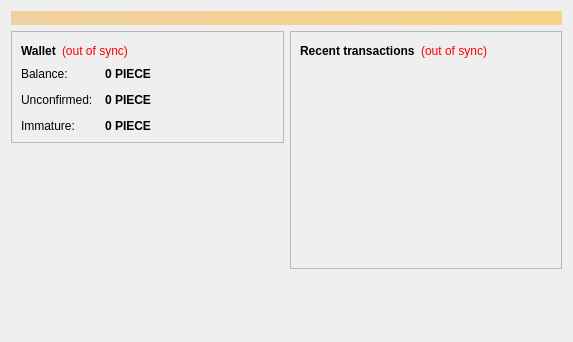
<?xml version="1.0" encoding="UTF-8"?>
<ui version="4.0">
 <class>OverviewPage</class>
 <widget class="QWidget" name="OverviewPage">
  <property name="geometry">
   <rect>
    <x>0</x>
    <y>0</y>
    <width>573</width>
    <height>342</height>
   </rect>
  </property>
  <property name="windowTitle">
   <string>Form</string>
  </property>
  <layout class="QVBoxLayout" name="topLayout">
   <item>
    <widget class="QLabel" name="labelAlerts">
     <property name="visible">
      <bool>false</bool>
     </property>
     <property name="styleSheet">
      <string notr="true">background-color: qlineargradient(x1: 0, y1: 0, x2: 1, y2: 0, stop:0 #F0D0A0, stop:1 #F8D488); color:#000000;</string>
     </property>
     <property name="wordWrap">
      <bool>true</bool>
     </property>
     <property name="margin">
      <number>3</number>
     </property>
    </widget>
   </item>
   <item>
    <layout class="QHBoxLayout" name="horizontalLayout" stretch="1,1">
     <item>
      <layout class="QVBoxLayout" name="verticalLayout_2">
       <item>
        <widget class="QFrame" name="frame">
         <property name="frameShape">
          <enum>QFrame::StyledPanel</enum>
         </property>
         <property name="frameShadow">
          <enum>QFrame::Raised</enum>
         </property>
         <layout class="QVBoxLayout" name="verticalLayout_4">
          <item>
           <layout class="QHBoxLayout" name="horizontalLayout_4">
            <item>
             <widget class="QLabel" name="label_5">
              <property name="font">
               <font>
                <weight>75</weight>
                <bold>true</bold>
               </font>
              </property>
              <property name="text">
               <string>Wallet</string>
              </property>
             </widget>
            </item>
            <item>
             <widget class="QLabel" name="labelWalletStatus">
              <property name="toolTip">
               <string>The displayed information may be out of date. Your wallet automatically synchronizes with the PieceOfPi network after a connection is established, but this process has not completed yet.</string>
              </property>
              <property name="styleSheet">
               <string notr="true">QLabel { color: red; }</string>
              </property>
              <property name="text">
               <string notr="true">(out of sync)</string>
              </property>
              <property name="alignment">
               <set>Qt::AlignLeading|Qt::AlignLeft|Qt::AlignVCenter</set>
              </property>
             </widget>
            </item>
            <item>
             <spacer name="horizontalSpacer_2">
              <property name="orientation">
               <enum>Qt::Horizontal</enum>
              </property>
              <property name="sizeHint" stdset="0">
               <size>
                <width>40</width>
                <height>20</height>
               </size>
              </property>
             </spacer>
            </item>
           </layout>
          </item>
          <item>
           <layout class="QFormLayout" name="formLayout_2">
            <property name="fieldGrowthPolicy">
             <enum>QFormLayout::AllNonFixedFieldsGrow</enum>
            </property>
            <property name="horizontalSpacing">
             <number>12</number>
            </property>
            <property name="verticalSpacing">
             <number>12</number>
            </property>
            <item row="0" column="0">
             <widget class="QLabel" name="label">
              <property name="text">
               <string>Balance:</string>
              </property>
             </widget>
            </item>
            <item row="0" column="1">
             <widget class="QLabel" name="labelBalance">
              <property name="font">
               <font>
                <weight>75</weight>
                <bold>true</bold>
               </font>
              </property>
              <property name="cursor">
               <cursorShape>IBeamCursor</cursorShape>
              </property>
              <property name="toolTip">
               <string>Your current balance</string>
              </property>
              <property name="text">
               <string notr="true">0 PIECE</string>
              </property>
              <property name="textInteractionFlags">
               <set>Qt::LinksAccessibleByMouse|Qt::TextSelectableByKeyboard|Qt::TextSelectableByMouse</set>
              </property>
             </widget>
            </item>
            <item row="1" column="0">
             <widget class="QLabel" name="label_3">
              <property name="text">
               <string>Unconfirmed:</string>
              </property>
             </widget>
            </item>
            <item row="1" column="1">
             <widget class="QLabel" name="labelUnconfirmed">
              <property name="font">
               <font>
                <weight>75</weight>
                <bold>true</bold>
               </font>
              </property>
              <property name="cursor">
               <cursorShape>IBeamCursor</cursorShape>
              </property>
              <property name="toolTip">
               <string>Total of transactions that have yet to be confirmed, and do not yet count toward the current balance</string>
              </property>
              <property name="text">
               <string notr="true">0 PIECE</string>
              </property>
              <property name="textInteractionFlags">
               <set>Qt::LinksAccessibleByMouse|Qt::TextSelectableByKeyboard|Qt::TextSelectableByMouse</set>
              </property>
             </widget>
            </item>
            <item row="2" column="0">
             <widget class="QLabel" name="labelImmatureText">
              <property name="text">
               <string>Immature:</string>
              </property>
             </widget>
            </item>
            <item row="2" column="1">
             <widget class="QLabel" name="labelImmature">
              <property name="font">
               <font>
                <weight>75</weight>
                <bold>true</bold>
               </font>
              </property>
              <property name="toolTip">
               <string>Mined balance that has not yet matured</string>
              </property>
              <property name="text">
               <string notr="true">0 PIECE</string>
              </property>
              <property name="textInteractionFlags">
               <set>Qt::LinksAccessibleByMouse|Qt::TextSelectableByKeyboard|Qt::TextSelectableByMouse</set>
              </property>
             </widget>
            </item>
           </layout>
          </item>
         </layout>
        </widget>
       </item>
       <item>
        <spacer name="verticalSpacer">
         <property name="orientation">
          <enum>Qt::Vertical</enum>
         </property>
         <property name="sizeHint" stdset="0">
          <size>
           <width>20</width>
           <height>40</height>
          </size>
         </property>
        </spacer>
       </item>
      </layout>
     </item>
     <item>
      <layout class="QVBoxLayout" name="verticalLayout_3">
       <item>
        <widget class="QFrame" name="frame_2">
         <property name="frameShape">
          <enum>QFrame::StyledPanel</enum>
         </property>
         <property name="frameShadow">
          <enum>QFrame::Raised</enum>
         </property>
         <layout class="QVBoxLayout" name="verticalLayout">
          <item>
           <layout class="QHBoxLayout" name="horizontalLayout_2">
            <item>
             <widget class="QLabel" name="label_4">
              <property name="text">
               <string>&lt;b&gt;Recent transactions&lt;/b&gt;</string>
              </property>
             </widget>
            </item>
            <item>
             <widget class="QLabel" name="labelTransactionsStatus">
              <property name="toolTip">
               <string>The displayed information may be out of date. Your wallet automatically synchronizes with the PieceOfPi network after a connection is established, but this process has not completed yet.</string>
              </property>
              <property name="styleSheet">
               <string notr="true">QLabel { color: red; }</string>
              </property>
              <property name="text">
               <string notr="true">(out of sync)</string>
              </property>
              <property name="alignment">
               <set>Qt::AlignRight|Qt::AlignTrailing|Qt::AlignVCenter</set>
              </property>
             </widget>
            </item>
            <item>
             <spacer name="horizontalSpacer">
              <property name="orientation">
               <enum>Qt::Horizontal</enum>
              </property>
              <property name="sizeHint" stdset="0">
               <size>
                <width>40</width>
                <height>20</height>
               </size>
              </property>
             </spacer>
            </item>
           </layout>
          </item>
          <item>
           <widget class="QListView" name="listTransactions">
            <property name="styleSheet">
             <string notr="true">QListView { background: transparent; }</string>
            </property>
            <property name="frameShape">
             <enum>QFrame::NoFrame</enum>
            </property>
            <property name="verticalScrollBarPolicy">
             <enum>Qt::ScrollBarAlwaysOff</enum>
            </property>
            <property name="horizontalScrollBarPolicy">
             <enum>Qt::ScrollBarAlwaysOff</enum>
            </property>
            <property name="selectionMode">
             <enum>QAbstractItemView::NoSelection</enum>
            </property>
           </widget>
          </item>
         </layout>
        </widget>
       </item>
       <item>
        <spacer name="verticalSpacer_2">
         <property name="orientation">
          <enum>Qt::Vertical</enum>
         </property>
         <property name="sizeHint" stdset="0">
          <size>
           <width>20</width>
           <height>40</height>
          </size>
         </property>
        </spacer>
       </item>
      </layout>
     </item>
    </layout>
   </item>
  </layout>
 </widget>
 <resources/>
 <connections/>
</ui>
